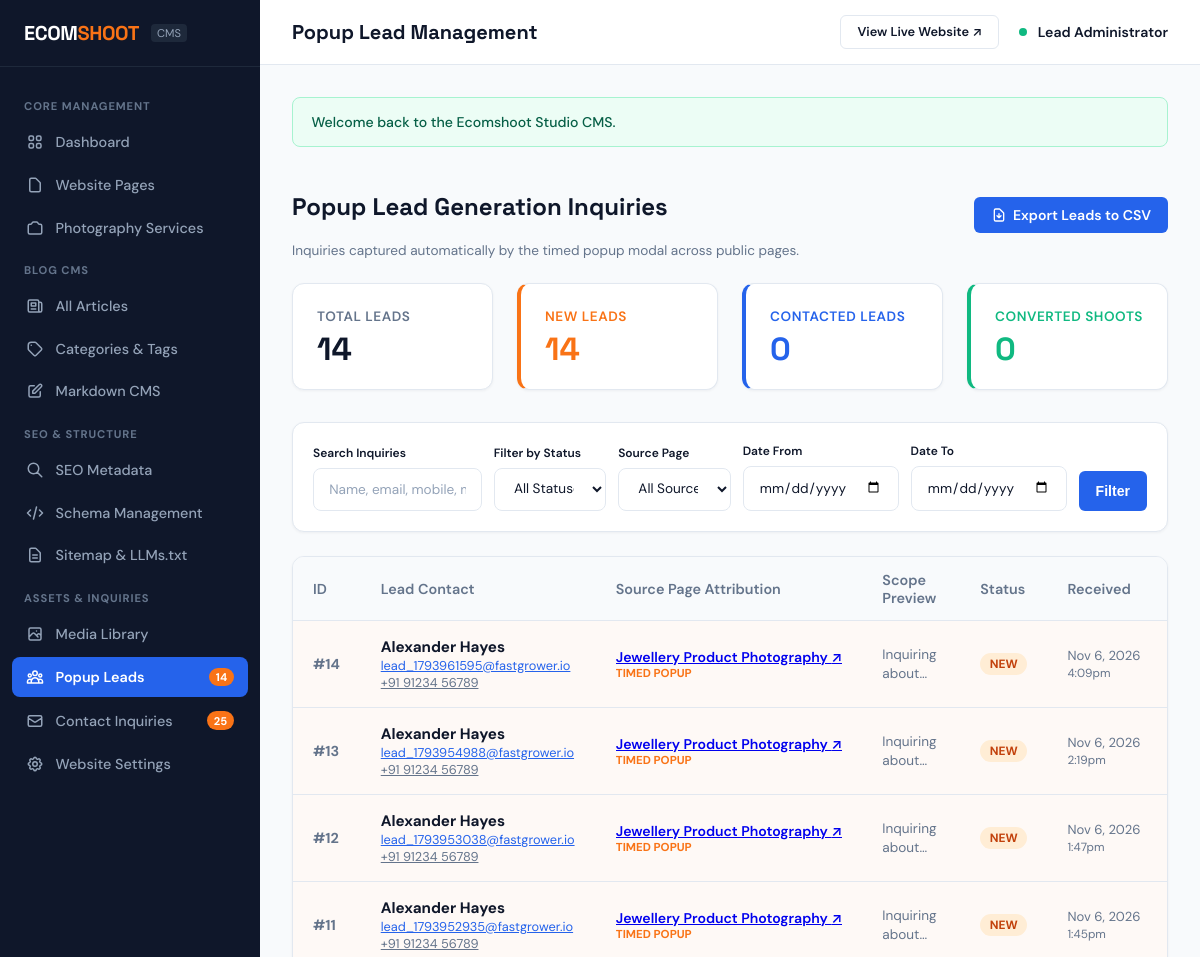
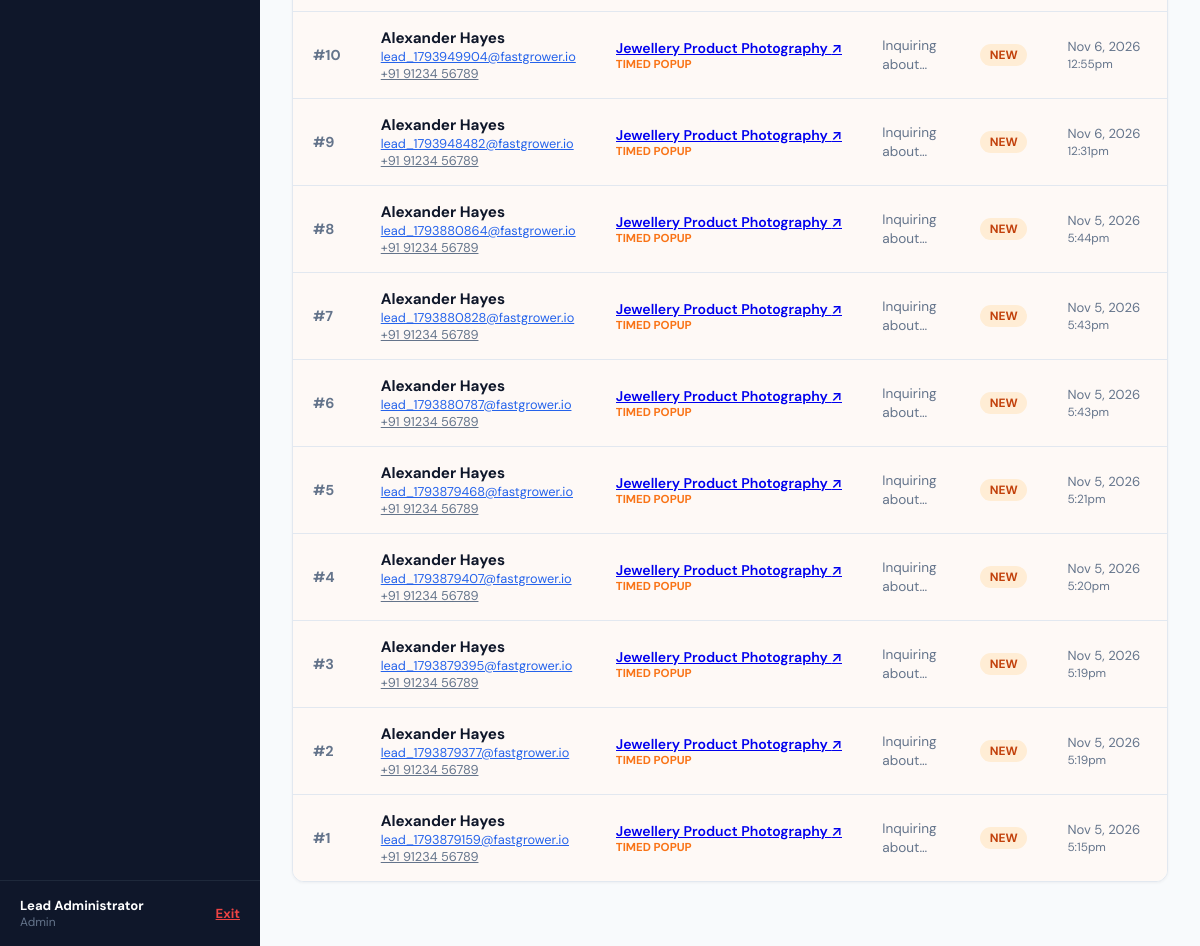
The app's page /admin/leads.php (signed in) with its own data (2 pictures, top to bottom).
### tables this page shows
CREATE TABLE `leads` (
  `id` int(11) NOT NULL AUTO_INCREMENT,
  `full_name` varchar(150) NOT NULL,
  `email` varchar(150) NOT NULL,
  `mobile` varchar(50) NOT NULL,
  `message` text NOT NULL,
  `source_page_url` varchar(255) DEFAULT NULL,
  `source_page_title` varchar(255) DEFAULT NULL,
  `source_page_type` varchar(100) DEFAULT NULL,
  `lead_source` varchar(100) NOT NULL DEFAULT 'Timed Popup',
  `status` enum('new','contacted','converted','closed') NOT NULL DEFAULT 'new',
  `admin_notes` text DEFAULT NULL,
  `ip_address` varchar(45) DEFAULT NULL,
  `user_agent` text DEFAULT NULL,
  `created_at` timestamp NULL DEFAULT current_timestamp(),
  PRIMARY KEY (`id`)
);

### config/config.php (called while the page is built, shortened)
<?php
function e(?string $string): string {
    return htmlspecialchars($string ?? '', ENT_QUOTES, 'UTF-8');
}
function url(string $path = ''): string {
    $cleanPath = ltrim($path, '/');
    $cleanPath = preg_replace('/\.php$/i', '', $cleanPath);
    return BASE_URL . ($cleanPath ? '/' . $cleanPath : '');
}

### admin/leads.php (the view, shortened to what this page needs)
<?php
require_once __DIR__ . '/../config/config.php';
$db = Database::getInstance()->getConnection();
$metrics = [
    'total' => (int) $db->query("SELECT COUNT(*) FROM `leads`")->fetchColumn(),
    'new' => (int) $db->query("SELECT COUNT(*) FROM `leads` WHERE status = 'new'")->fetchColumn(),
    'contacted' => (int) $db->query("SELECT COUNT(*) FROM `leads` WHERE status = 'contacted'")->fetchColumn(),
    'converted' => (int) $db->query("SELECT COUNT(*) FROM `leads` WHERE status = 'converted'")->fetchColumn(),
];
$search = trim($_GET['q'] ?? '');
$dateFrom = trim($_GET['date_from'] ?? '');
$dateTo = trim($_GET['date_to'] ?? '');
$sql = "SELECT * FROM `leads` WHERE 1=1";
$params = [];
$sql .= " ORDER BY created_at DESC";
$stmt = $db->prepare($sql);
$stmt->execute($params);
$leads = $stmt->fetchAll(PDO::FETCH_ASSOC);
require_once __DIR__ . '/includes/header.php';
?>
<div style="display: flex; justify-content: space-between; align-items: center; margin-bottom: 1.5rem; flex-wrap: wrap; gap: 1rem;">
  <div>
    <h2>Popup Lead Generation Inquiries</h2>
    <div style="font-size: 0.85rem; color: var(--admin-text-muted);">Inquiries captured automatically by the timed popup modal across public pages.</div>
  </div>
  <div style="display: flex; gap: 0.75rem;">
    <a href="<?= url('admin/leads.php?action=export') ?>" class="btn-admin btn-admin-primary">
      <svg width="16" height="16" fill="none" stroke="currentColor" viewBox="0 0 24 24"><path stroke-linecap="round" stroke-linejoin="round" stroke-width="2" d="M12 10v6m0 0l-3-3m3 3l3-3m2 8H7a2 2 0 01-2-2V5a2 2 0 012-2h5.586a1 1 0 01.707.293l5.414 5.414a1 1 0 01.293.707V19a2 2 0 01-2 2z"/></svg>
      Export Leads to CSV
    </a>
  </div>
</div>
<div class="admin-metrics-grid">
  <div class="metric-card">
    <div class="metric-title">Total Leads</div>
    <div class="metric-value"><?= number_format($metrics['total']) ?></div>
  </div>
  <div class="metric-card" style="border-left: 4px solid var(--admin-coral);">
    <div class="metric-title" style="color: var(--admin-coral);">New Leads</div>
    <div class="metric-value" style="color: var(--admin-coral);"><?= number_format($metrics['new']) ?></div>
  </div>
  <div class="metric-card" style="border-left: 4px solid var(--admin-primary);">
    <div class="metric-title" style="color: var(--admin-primary);">Contacted Leads</div>
    <div class="metric-value" style="color: var(--admin-primary);"><?= number_format($metrics['contacted']) ?></div>
  </div>
  <div class="metric-card" style="border-left: 4px solid var(--admin-success);">
    <div class="metric-title" style="color: var(--admin-success);">Converted Shoots</div>
    <div class="metric-value" style="color: var(--admin-success);"><?= number_format($metrics['converted']) ?></div>
  </div>
</div>
<div class="admin-card" style="margin-bottom: 1.5rem;">
  <div class="admin-card-body" style="padding: 1.25rem;">
    <form action="<?= url('admin/leads.php') ?>" method="GET" style="display: grid; grid-template-columns: 1.5fr 1fr 1fr 1fr 1fr auto; gap: 0.75rem; align-items: end;">
      <div>
        <label class="admin-form-label" style="font-size: 0.75rem;">Search Inquiries</label>
        <input type="text" name="q" value="<?= e($search) ?>" placeholder="Name, email, mobile, message..." class="admin-form-control" style="font-size: 0.85rem;">
      </div>
      <div>
        <label class="admin-form-label" style="font-size: 0.75rem;">Filter by Status</label>
        <select name="status" class="admin-form-control" style="font-size: 0.85rem;">
          <option value="all">All Statuses</option>
        </select>
      </div>
      <div>
        <label class="admin-form-label" style="font-size: 0.75rem;">Source Page</label>
        <select name="source_page" class="admin-form-control" style="font-size: 0.85rem;">
          <option value="">All Source Pages</option>
        </select>
      </div>
      <div>
        <label class="admin-form-label" style="font-size: 0.75rem;">Date From</label>
        <input type="date" name="date_from" value="<?= e($dateFrom) ?>" class="admin-form-control" style="font-size: 0.85rem;">
      </div>
      <div>
        <label class="admin-form-label" style="font-size: 0.75rem;">Date To</label>
        <input type="date" name="date_to" value="<?= e($dateTo) ?>" class="admin-form-control" style="font-size: 0.85rem;">
      </div>
      <div style="display: flex; gap: 0.35rem;">
        <button type="submit" class="btn-admin btn-admin-primary" style="padding: 0.65rem 1rem;">Filter</button>
      </div>
    </form>
  </div>
</div>
<div class="admin-card">
  <div class="admin-card-body" style="padding: 0;">
    <?php if (empty($leads)): ?>
      <div style="text-align: center; padding: 3.5rem 1rem; color: var(--admin-text-muted);">
        <svg width="40" height="40" fill="none" stroke="currentColor" viewBox="0 0 24 24" style="margin-bottom: 0.75rem; opacity: 0.5;"><path stroke-linecap="round" stroke-linejoin="round" stroke-width="1.5" d="M17 20h5v-2a3 3 0 00-5.356-1.857M17 20H7m10 0v-2c0-.656-.126-1.283-.356-1.857M7 20H2v-2a3 3 0 015.356-1.857M7 20v-2c0-.656.126-1.283.356-1.857m0 0a5.002 5.002 0 019.288 0M15 7a3 3 0 11-6 0 3 3 0 016 0zm6 3a2 2 0 11-4 0 2 2 0 014 0zM7 10a2 2 0 11-4 0 2 2 0 014 0z"/></svg>
        <div style="font-weight: 600;">No leads matched your criteria.</div>
        <div style="font-size: 0.82rem; margin-top: 0.25rem;">Try clearing your search or status filter.</div>
      </div>
    <?php else: ?>
      <table class="admin-table">
        <thead>
          <tr>
            <th style="width: 60px;">ID</th>
            <th>Lead Contact</th>
            <th>Source Page Attribution</th>
            <th>Scope Preview</th>
            <th>Status</th>
            <th>Received</th>
            <th style="text-align: right;">Actions</th>
          </tr>
        </thead>
        <tbody>
          <?php foreach ($leads as $l): ?>
            <tr style="<?= ($l['status'] === 'new') ? 'background-color: #FEF9F6;' : '' ?>">
              <td>
                <span style="font-weight: 700; color: var(--admin-text-muted);">#<?= $l['id'] ?></span>
              </td>
              <td>
                <div style="font-weight: 700; color: var(--admin-text-main); font-size: 0.95rem;">
                  <?= e($l['full_name']) ?>
                </div>
                <div style="font-size: 0.8rem;">
                  <a href="mailto:<?= e($l['email']) ?>" style="color: var(--admin-primary);"><?= e($l['email']) ?></a>
                </div>
                <div style="font-size: 0.8rem; color: var(--admin-text-muted);">
                  <a href="tel:<?= e($l['mobile']) ?>" style="color: inherit;"><?= e($l['mobile']) ?></a>
                </div>
              </td>
              <td>
                <div style="font-weight: 600; font-size: 0.88rem; max-width: 240px; overflow: hidden; text-overflow: ellipsis; white-space: nowrap;">
                  <?php if (!empty($l['source_page_url'])): ?>
                    <a href="<?= e($l['source_page_url']) ?>" target="_blank" title="<?= e($l['source_page_title'] ?: $l['source_page_url']) ?>">
                      <?= e($l['source_page_title'] ?: $l['source_page_url']) ?> &nearr;
                    </a>
                  <?php else: ?>
                    <?= e($l['source_page_title'] ?: 'Direct Public Page') ?>
                  <?php endif; ?>
                </div>
                <div style="font-size: 0.72rem; color: var(--admin-coral); font-weight: 700; text-transform: uppercase;">
                  <?= e($l['lead_source'] ?: 'Timed Popup') ?>
                </div>
              </td>
              <td style="max-width: 260px;">
                <div style="font-size: 0.85rem; color: var(--admin-text-muted); line-height: 1.4; display: -webkit-box; -webkit-line-clamp: 2; -webkit-box-orient: vertical; overflow: hidden;">
                  <?= e($l['message']) ?>
                </div>
              </td>
              <td>
                <span class="status-pill status-<?= e($l['status']) ?>">
                  <?= strtoupper(e($l['status'])) ?>
                </span>
              </td>
              <td style="font-size: 0.82rem; color: var(--admin-text-muted); white-space: nowrap;">
                <?= date('M j, Y', strtotime($l['created_at'])) ?><br>
                <span style="font-size: 0.74rem;"><?= date('g:ia', strtotime($l['created_at'])) ?></span>
              </td>
              <td style="text-align: right; white-space: nowrap;">
              </td>
            </tr>
          <?php endforeach; ?>
        </tbody>
      </table>
    <?php endif; ?>
  </div>
</div>
<?php require_once __DIR__ . '/includes/footer.php'; ?>

### assets/css/admin.css (style rules this page uses)
:root { --admin-sidebar-width: 260px; --admin-header-height: 65px; --admin-bg: #F8FAFC; --admin-sidebar-bg: #0F172A; --admin-sidebar-hover: #1E293B; --admin-card-bg: #FFFFFF; --admin-border: #E2E8F0; --admin-text-main: #0F172A; --admin-text-muted: #64748B; --admin-primary: #2563EB; --admin-primary-hover: #1D4ED8; --admin-coral: #F97316; --admin-success: #10B981; --admin-danger: #EF4444; --admin-warning: #F59E0B; }
.admin-body h1, .admin-body h2, .admin-body h3, .admin-body h4, .admin-body h5, .admin-body h6, .admin-login-body h1, .admin-login-body h2, .admin-login-body h3, .admin-login-body h4, .admin-login-body h5, .admin-login-body h6 { color: var(--admin-text-main); font-family: 'Space Grotesk', -apple-system, sans-serif; font-weight: 700; }
.admin-body input, .admin-body select, .admin-body textarea, .admin-login-body input, .admin-login-body select, .admin-login-body textarea { color: #0F172A !important; background-color: #FFFFFF !important; font-family: 'DM Sans', -apple-system, sans-serif; }
body.admin-body { background-color: var(--admin-bg); color: var(--admin-text-main); font-family: 'DM Sans', -apple-system, BlinkMacSystemFont, sans-serif; margin: 0; display: flex; min-height: 100vh; }
.admin-metrics-grid { display: grid; grid-template-columns: repeat(4, 1fr); gap: 1.5rem; margin-bottom: 2rem; }
.metric-card { background-color: var(--admin-card-bg); border: 1px solid var(--admin-border); border-radius: 12px; padding: 1.5rem; box-shadow: 0 1px 3px rgba(15, 23, 42, 0.05); }
.metric-title { font-size: 0.85rem; font-weight: 600; color: var(--admin-text-muted); text-transform: uppercase; letter-spacing: 0.04em; margin-bottom: 0.5rem; }
.metric-value { font-family: 'Space Grotesk', sans-serif; font-size: 2rem; font-weight: 800; color: var(--admin-text-main); line-height: 1; }
.admin-card { background-color: var(--admin-card-bg); border: 1px solid var(--admin-border); border-radius: 12px; overflow: hidden; box-shadow: 0 1px 3px rgba(15, 23, 42, 0.05); margin-bottom: 2rem; }
.admin-card-body { padding: 1.5rem; }
.admin-table { width: 100%; border-collapse: collapse; text-align: left; font-size: 0.9rem; }
.admin-table th { background-color: #F8FAFC; padding: 0.85rem 1.25rem; font-weight: 600; color: var(--admin-text-muted); border-bottom: 1px solid var(--admin-border); }
.admin-table td { padding: 1rem 1.25rem; border-bottom: 1px solid var(--admin-border); vertical-align: middle; }
.admin-table tr:last-child td { border-bottom: none; }
.status-pill { display: inline-block; font-size: 0.75rem; font-weight: 700; padding: 0.2rem 0.6rem; border-radius: 9999px; text-transform: uppercase; }
.status-new { background-color: #FFEDD5; color: #C2410C; }
.btn-admin { display: inline-flex; align-items: center; gap: 0.4rem; padding: 0.55rem 1rem; font-size: 0.88rem; font-weight: 600; border-radius: 6px; border: 1px solid transparent; cursor: pointer; text-decoration: none; line-height: 1.2; }
.btn-admin-primary { background-color: var(--admin-primary); color: #FFFFFF; }
.admin-form-label { display: block; font-size: 0.88rem; font-weight: 600; color: var(--admin-text-main); margin-bottom: 0.4rem; }
.admin-form-control { width: 100%; box-sizing: border-box; padding: 0.7rem 0.95rem; background-color: #FFFFFF !important; color: #0F172A !important; border: 1px solid var(--admin-border); border-radius: 8px; font-family: inherit; font-size: 0.92rem; line-height: 1.4; transition: border-color 0.15s ease, box-shadow 0.15s ease; }
.admin-form-control::placeholder { color: #94A3B8 !important; }

### records on screen
leads: id "14", full_name "Alexander Hayes", email "lead_1793961595@fastgrower.io", mobile "+91 91234 56789", source_page_title "Jewellery Product Photography", lead_source "TIMED POPUP", message "Inquiring…", status "NEW", created_at "Nov 6, 2026", created_at "4:09pm"
leads: id "13", full_name "Alexander Hayes", email "lead_1793954988@fastgrower.io", mobile "+91 91234 56789", source_page_title "Jewellery Product Photography", lead_source "TIMED POPUP", message "Inquiring…", status "NEW", created_at "Nov 6, 2026", created_at "2:19pm"
leads: id "12", full_name "Alexander Hayes", email "lead_1793953038@fastgrower.io", mobile "+91 91234 56789", source_page_title "Jewellery Product Photography", lead_source "TIMED POPUP", message "Inquiring…", status "NEW", created_at "Nov 6, 2026", created_at "1:47pm"
leads: id "11", full_name "Alexander Hayes", email "lead_1793952935@fastgrower.io", mobile "+91 91234 56789", source_page_title "Jewellery Product Photography", lead_source "TIMED POPUP", message "Inquiring…", status "NEW", created_at "Nov 6, 2026", created_at "1:45pm"
leads: id "10", full_name "Alexander Hayes", email "lead_1793949904@fastgrower.io", mobile "+91 91234 56789", source_page_title "Jewellery Product Photography", lead_source "TIMED POPUP", message "Inquiring…", status "NEW", created_at "Nov 6, 2026", created_at "12:55pm"
leads: id "9", full_name "Alexander Hayes", email "lead_1793948482@fastgrower.io", mobile "+91 91234 56789", source_page_title "Jewellery Product Photography", lead_source "TIMED POPUP", message "Inquiring…", status "NEW", created_at "Nov 6, 2026", created_at "12:31pm"
leads: id "8", full_name "Alexander Hayes", email "lead_1793880864@fastgrower.io", mobile "+91 91234 56789", source_page_title "Jewellery Product Photography", lead_source "TIMED POPUP", message "Inquiring…", status "NEW", created_at "Nov 5, 2026", created_at "5:44pm"
leads: id "7", full_name "Alexander Hayes", email "lead_1793880828@fastgrower.io", mobile "+91 91234 56789", source_page_title "Jewellery Product Photography", lead_source "TIMED POPUP", message "Inquiring…", status "NEW", created_at "Nov 5, 2026", created_at "5:43pm"
leads: id "6", full_name "Alexander Hayes", email "lead_1793880787@fastgrower.io", mobile "+91 91234 56789", source_page_title "Jewellery Product Photography", lead_source "TIMED POPUP", message "Inquiring…", status "NEW", created_at "Nov 5, 2026", created_at "5:43pm"
leads: id "5", full_name "Alexander Hayes", email "lead_1793879468@fastgrower.io", mobile "+91 91234 56789", source_page_title "Jewellery Product Photography", lead_source "TIMED POPUP", message "Inquiring…", status "NEW", created_at "Nov 5, 2026", created_at "5:21pm"
leads: id "4", full_name "Alexander Hayes", email "lead_1793879407@fastgrower.io", mobile "+91 91234 56789", source_page_title "Jewellery Product Photography", lead_source "TIMED POPUP", message "Inquiring…", status "NEW", created_at "Nov 5, 2026", created_at "5:20pm"
leads: id "3", full_name "Alexander Hayes", email "lead_1793879395@fastgrower.io", mobile "+91 91234 56789", source_page_title "Jewellery Product Photography", lead_source "TIMED POPUP", message "Inquiring…", status "NEW", created_at "Nov 5, 2026", created_at "5:19pm"
leads: id "2", full_name "Alexander Hayes", email "lead_1793879377@fastgrower.io", mobile "+91 91234 56789", source_page_title "Jewellery Product Photography", lead_source "TIMED POPUP", message "Inquiring…", status "NEW", created_at "Nov 5, 2026", created_at "5:19pm"
leads: id "1", full_name "Alexander Hayes", email "lead_1793879159@fastgrower.io", mobile "+91 91234 56789", source_page_title "Jewellery Product Photography", lead_source "TIMED POPUP", message "Inquiring…", status "NEW", created_at "Nov 5, 2026", created_at "5:15pm"

### other values on screen
$newLeadsCount "14"
$unreadCount "25"
$currentAdmin['name'] "Lead Administrator"
$currentAdmin['role'] "Admin"
$adminTitle "Popup Lead Management"
$flash['message'] "Welcome back to the Ecomshoot Studio CMS."
$metrics['total'] "14"
$metrics['new'] "14"
$metrics['contacted'] "0"
$metrics['converted'] "0"
